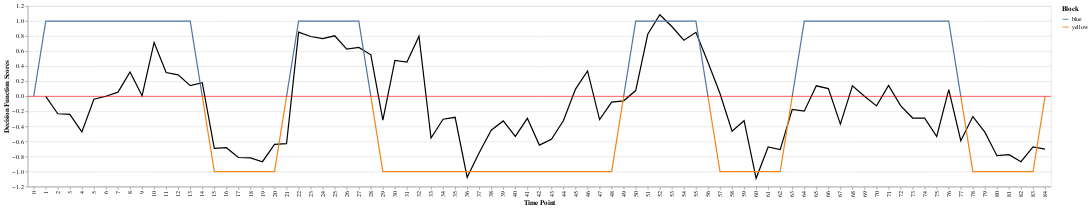

The code cell stored with this chart in its notebook:
### Code cell
chart_final = alt.Chart().mark_line().encode(

)
for block_type in viz_df.BlockType.unique():
  df = viz_df[viz_df['BlockType']==block_type]
  line_color = df.iloc[0,4]
  print(line_color)
  chart_test = alt.Chart(df).mark_line(color=line_color).encode(
      x = alt.X('Timepoint:N',title='Time Point'),
      y= alt.Y('Value:Q'),
      color=alt.Color('Color:N',title='Block')
      )
  chart_final = chart_final + chart_test
chart_scores = alt.Chart(decf_scores_df).mark_line(color='black').encode(
    x=alt.X('TimePoint:N'),
    y=alt.Y('decf_scores:Q',title='Decision Function Scores')
)
band1 = alt.Chart(pd.DataFrame({'y': [0]})).mark_rule(color='red').encode(y='y')
final_chart = chart_scores + chart_final + band1
final_chart

### Figure 1 — Vega-Lite specification as saved in the notebook (floating-point values rounded to 4 significant figures)
{"config": {"view": {"continuousWidth": 400, "continuousHeight": 300}}, "layer": [{"data": {"name": "data-75df86fa79a1fe48c01bbd64c6c37376"}, "mark": {"type": "line", "color": "black"}, "encoding": {"x": {"field": "TimePoint", "type": "nominal"}, "y": {"field": "decf_scores", "title": "Decision Function Scores", "type": "quantitative"}}}, {"layer": [{"data": {"name": "empty"}, "mark": "line", "encoding": {}}, {"data": {"name": "data-8006d65bff96a065f338f603f6adcf27"}, "mark": {"type": "line", "color": "blue"}, "encoding": {"color": {"field": "Color", "title": "Block", "type": "nominal"}, "x": {"field": "Timepoint", "title": "Time Point", "type": "nominal"}, "y": {"field": "Value", "type": "quantitative"}}}, {"data": {"name": "data-07687af63a401205b4700a7470f415ac"}, "mark": {"type": "line", "color": "yellow"}, "encoding": {"color": {"field": "Color", "title": "Block", "type": "nominal"}, "x": {"field": "Timepoint", "title": "Time Point", "type": "nominal"}, "y": {"field": "Value", "type": "quantitative"}}}, {"data": {"name": "data-e0e12b7f73be3c0d0d7e1dcd01e61087"}, "mark": {"type": "line", "color": "blue"}, "encoding": {"color": {"field": "Color", "title": "Block", "type": "nominal"}, "x": {"field": "Timepoint", "title": "Time Point", "type": "nominal"}, "y": {"field": "Value", "type": "quantitative"}}}, {"data": {"name": "data-e147a83c5243f39b6b65dff9e7579e49"}, "mark": {"type": "line", "color": "yellow"}, "encoding": {"color": {"field": "Color", "title": "Block", "type": "nominal"}, "x": {"field": "Timepoint", "title": "Time Point", "type": "nominal"}, "y": {"field": "Value", "type": "quantitative"}}}, {"data": {"name": "data-8d4ebf18f4f04a7f44a673fb7d862e52"}, "mark": {"type": "line", "color": "blue"}, "encoding": {"color": {"field": "Color", "title": "Block", "type": "nominal"}, "x": {"field": "Timepoint", "title": "Time Point", "type": "nominal"}, "y": {"field": "Value", "type": "quantitative"}}}, {"data": {"name": "data-0a7eeccbbaf87924b9e51e96380547cc"}, "mark": {"type": "line", "color": "yellow"}, "encoding": {"color": {"field": "Color", "title": "Block", "type": "nominal"}, "x": {"field": "Timepoint", "title": "Time Point", "type": "nominal"}, "y": {"field": "Value", "type": "quantitative"}}}, {"data": {"name": "data-9b61548f409ec5b0280d1d8b7dac402e"}, "mark": {"type": "line", "color": "blue"}, "encoding": {"color": {"field": "Color", "title": "Block", "type": "nominal"}, "x": {"field": "Timepoint", "title": "Time Point", "type": "nominal"}, "y": {"field": "Value", "type": "quantitative"}}}, {"data": {"name": "data-3617d84aeecf103034ff76b7f0dd3389"}, "mark": {"type": "line", "color": "yellow"}, "encoding": {"color": {"field": "Color", "title": "Block", "type": "nominal"}, "x": {"field": "Timepoint", "title": "Time Point", "type": "nominal"}, "y": {"field": "Value", "type": "quantitative"}}}, {"data": {"name": "data-a496b39eaea3482de4b0b91453a71a61"}, "mark": {"type": "line", "color": "blue"}, "encoding": {"color": {"field": "Color", "title": "Block", "type": "nominal"}, "x": {"field": "Timepoint", "title": "Time Point", "type": "nominal"}, "y": {"field": "Value", "type": "quantitative"}}}]}, {"data": {"name": "data-06fd9f850666401b4599de5588b60692"}, "mark": {"type": "rule", "color": "red"}, "encoding": {"y": {"field": "y", "type": "quantitative"}}}], "$schema": "https://vega.github.io/schema/vega-lite/v4.17.0.json", "datasets": {"data-75df86fa79a1fe48c01bbd64c6c37376": [{"decf_scores": -0.001181, "TimePoint": 1}, {"decf_scores": -0.2314, "TimePoint": 2}, {"decf_scores": -0.2409, "TimePoint": 3}, {"decf_scores": -0.4721, "TimePoint": 4}, {"decf_scores": -0.03831, "TimePoint": 5}, {"decf_scores": 0.0005953, "TimePoint": 6}, {"decf_scores": 0.05504, "TimePoint": 7}, {"decf_scores": 0.3248, "TimePoint": 8}, {"decf_scores": 0.007859, "TimePoint": 9}, {"decf_scores": 0.7154, "TimePoint": 10}, {"decf_scores": 0.3169, "TimePoint": 11}, {"decf_scores": 0.2861, "TimePoint": 12}, {"decf_scores": 0.1413, "TimePoint": 13}, {"decf_scores": 0.181, "TimePoint": 14}, {"decf_scores": -0.6922, "TimePoint": 15}, {"decf_scores": -0.6825, "TimePoint": 16}, {"decf_scores": -0.813, "TimePoint": 17}, {"decf_scores": -0.8178, "TimePoint": 18}, {"decf_scores": -0.869, "TimePoint": 19}, {"decf_scores": -0.6397, "TimePoint": 20}, {"decf_scores": -0.6297, "TimePoint": 21}, {"decf_scores": 0.8538, "TimePoint": 22}, {"decf_scores": 0.7952, "TimePoint": 23}, {"decf_scores": 0.7671, "TimePoint": 24}, {"decf_scores": 0.8044, "TimePoint": 25}, {"decf_scores": 0.627, "TimePoint": 26}, {"decf_scores": 0.6488, "TimePoint": 27}, {"decf_scores": 0.5517, "TimePoint": 28}, {"decf_scores": -0.3166, "TimePoint": 29}, {"decf_scores": 0.4767, "TimePoint": 30}, {"decf_scores": 0.4563, "TimePoint": 31}, {"decf_scores": 0.7984, "TimePoint": 32}, {"decf_scores": -0.5543, "TimePoint": 33}, {"decf_scores": -0.3051, "TimePoint": 34}, {"decf_scores": -0.2786, "TimePoint": 35}, {"decf_scores": -1.077, "TimePoint": 36}, {"decf_scores": -0.7509, "TimePoint": 37}, {"decf_scores": -0.4508, "TimePoint": 38}, {"decf_scores": -0.3272, "TimePoint": 39}, {"decf_scores": -0.5329, "TimePoint": 40}, {"decf_scores": -0.2928, "TimePoint": 41}, {"decf_scores": -0.6483, "TimePoint": 42}, {"decf_scores": -0.5704, "TimePoint": 43}, {"decf_scores": -0.3225, "TimePoint": 44}, {"decf_scores": 0.09547, "TimePoint": 45}, {"decf_scores": 0.3382, "TimePoint": 46}, {"decf_scores": -0.3092, "TimePoint": 47}, {"decf_scores": -0.07605, "TimePoint": 48}, {"decf_scores": -0.05982, "TimePoint": 49}, {"decf_scores": 0.07634, "TimePoint": 50}, {"decf_scores": 0.8247, "TimePoint": 51}, {"decf_scores": 1.084, "TimePoint": 52}, {"decf_scores": 0.9277, "TimePoint": 53}, {"decf_scores": 0.7455, "TimePoint": 54}, {"decf_scores": 0.8507, "TimePoint": 55}, {"decf_scores": 0.4523, "TimePoint": 56}, {"decf_scores": 0.03757, "TimePoint": 57}, {"decf_scores": -0.4643, "TimePoint": 58}, {"decf_scores": -0.3242, "TimePoint": 59}, {"decf_scores": -1.089, "TimePoint": 60}, {"decf_scores": -0.6737, "TimePoint": 61}, {"decf_scores": -0.7085, "TimePoint": 62}, {"decf_scores": -0.1738, "TimePoint": 63}, {"decf_scores": -0.1973, "TimePoint": 64}, {"decf_scores": 0.1398, "TimePoint": 65}, {"decf_scores": 0.1024, "TimePoint": 66}, {"decf_scores": -0.3702, "TimePoint": 67}, {"decf_scores": 0.1389, "TimePoint": 68}, {"decf_scores": 0.0005582, "TimePoint": 69}, {"decf_scores": -0.1276, "TimePoint": 70}, {"decf_scores": 0.1441, "TimePoint": 71}, {"decf_scores": -0.1227, "TimePoint": 72}, {"decf_scores": -0.2885, "TimePoint": 73}, {"decf_scores": -0.2895, "TimePoint": 74}, {"decf_scores": -0.5336, "TimePoint": 75}, {"decf_scores": 0.09022, "TimePoint": 76}, {"decf_scores": -0.5894, "TimePoint": 77}, {"decf_scores": -0.2687, "TimePoint": 78}, {"decf_scores": -0.4761, "TimePoint": 79}, {"decf_scores": -0.7893, "TimePoint": 80}, {"decf_scores": -0.7761, "TimePoint": 81}, {"decf_scores": -0.8695, "TimePoint": 82}, {"decf_scores": -0.6709, "TimePoint": 83}, {"decf_scores": -0.702, "TimePoint": 84}], "empty": [{}], "data-8006d65bff96a065f338f603f6adcf27": [{"BlockType": "Increase_1", "Timepoint": 0, "Value": 0, "Block": "Increase", "Color": "blue"}, {"BlockType": "Increase_1", "Timepoint": 1, "Value": 1, "Block": "Increase", "Color": "blue"}, {"BlockType": "Increase_1", "Timepoint": 2, "Value": 1, "Block": "Increase", "Color": "blue"}, {"BlockType": "Increase_1", "Timepoint": 3, "Value": 1, "Block": "Increase", "Color": "blue"}, {"BlockType": "Increase_1", "Timepoint": 4, "Value": 1, "Block": "Increase", "Color": "blue"}, {"BlockType": "Increase_1", "Timepoint": 5, "Value": 1, "Block": "Increase", "Color": "blue"}, {"BlockType": "Increase_1", "Timepoint": 6, "Value": 1, "Block": "Increase", "Color": "blue"}, {"BlockType": "Increase_1", "Timepoint": 7, "Value": 1, "Block": "Increase", "Color": "blue"}, {"BlockType": "Increase_1", "Timepoint": 8, "Value": 1, "Block": "Increase", "Color": "blue"}, {"BlockType": "Increase_1", "Timepoint": 9, "Value": 1, "Block": "Increase", "Color": "blue"}, {"BlockType": "Increase_1", "Timepoint": 10, "Value": 1, "Block": "Increase", "Color": "blue"}, {"BlockType": "Increase_1", "Timepoint": 11, "Value": 1, "Block": "Increase", "Color": "blue"}, {"BlockType": "Increase_1", "Timepoint": 12, "Value": 1, "Block": "Increase", "Color": "blue"}, {"BlockType": "Increase_1", "Timepoint": 13, "Value": 1, "Block": "Increase", "Color": "blue"}, {"BlockType": "Increase_1", "Timepoint": 13, "Value": 1, "Block": "Increase", "Color": "blue"}, {"BlockType": "Increase_1", "Timepoint": 14, "Value": 0, "Block": "Increase", "Color": "blue"}], "data-07687af63a401205b4700a7470f415ac": [{"BlockType": "Decrease_1", "Timepoint": 14, "Value": 0, "Block": "Decrease", "Color": "yellow"}, {"BlockType": "Decrease_1", "Timepoint": 15, "Value": -1, "Block": "Decrease", "Color": "yellow"}, {"BlockType": "Decrease_1", "Timepoint": 16, "Value": -1, "Block": "Decrease", "Color": "yellow"}, {"BlockType": "Decrease_1", "Timepoint": 17, "Value": -1, "Block": "Decrease", "Color": "yellow"}, {"BlockType": "Decrease_1", "Timepoint": 18, "Value": -1, "Block": "Decrease", "Color": "yellow"}, {"BlockType": "Decrease_1", "Timepoint": 19, "Value": -1, "Block": "Decrease", "Color": "yellow"}, {"BlockType": "Decrease_1", "Timepoint": 20, "Value": -1, "Block": "Decrease", "Color": "yellow"}, {"BlockType": "Decrease_1", "Timepoint": 20, "Value": -1, "Block": "Decrease", "Color": "yellow"}, {"BlockType": "Decrease_1", "Timepoint": 21, "Value": 0, "Block": "Decrease", "Color": "yellow"}], "data-e0e12b7f73be3c0d0d7e1dcd01e61087": [{"BlockType": "Increase_2", "Timepoint": 21, "Value": 0, "Block": "Increase", "Color": "blue"}, {"BlockType": "Increase_2", "Timepoint": 22, "Value": 1, "Block": "Increase", "Color": "blue"}, {"BlockType": "Increase_2", "Timepoint": 23, "Value": 1, "Block": "Increase", "Color": "blue"}, {"BlockType": "Increase_2", "Timepoint": 24, "Value": 1, "Block": "Increase", "Color": "blue"}, {"BlockType": "Increase_2", "Timepoint": 25, "Value": 1, "Block": "Increase", "Color": "blue"}, {"BlockType": "Increase_2", "Timepoint": 26, "Value": 1, "Block": "Increase", "Color": "blue"}, {"BlockType": "Increase_2", "Timepoint": 27, "Value": 1, "Block": "Increase", "Color": "blue"}, {"BlockType": "Increase_2", "Timepoint": 27, "Value": 1, "Block": "Increase", "Color": "blue"}, {"BlockType": "Increase_2", "Timepoint": 28, "Value": 0, "Block": "Increase", "Color": "blue"}], "data-e147a83c5243f39b6b65dff9e7579e49": [{"BlockType": "Decrease_2", "Timepoint": 28, "Value": 0, "Block": "Decrease", "Color": "yellow"}, {"BlockType": "Decrease_2", "Timepoint": 29, "Value": -1, "Block": "Decrease", "Color": "yellow"}, {"BlockType": "Decrease_2", "Timepoint": 30, "Value": -1, "Block": "Decrease", "Color": "yellow"}, {"BlockType": "Decrease_2", "Timepoint": 31, "Value": -1, "Block": "Decrease", "Color": "yellow"}, {"BlockType": "Decrease_2", "Timepoint": 32, "Value": -1, "Block": "Decrease", "Color": "yellow"}, {"BlockType": "Decrease_2", "Timepoint": 33, "Value": -1, "Block": "Decrease", "Color": "yellow"}, {"BlockType": "Decrease_2", "Timepoint": 34, "Value": -1, "Block": "Decrease", "Color": "yellow"}, {"BlockType": "Decrease_2", "Timepoint": 35, "Value": -1, "Block": "Decrease", "Color": "yellow"}, {"BlockType": "Decrease_2", "Timepoint": 36, "Value": -1, "Block": "Decrease", "Color": "yellow"}, {"BlockType": "Decrease_2", "Timepoint": 37, "Value": -1, "Block": "Decrease", "Color": "yellow"}, {"BlockType": "Decrease_2", "Timepoint": 38, "Value": -1, "Block": "Decrease", "Color": "yellow"}, {"BlockType": "Decrease_2", "Timepoint": 39, "Value": -1, "Block": "Decrease", "Color": "yellow"}, {"BlockType": "Decrease_2", "Timepoint": 40, "Value": -1, "Block": "Decrease", "Color": "yellow"}, {"BlockType": "Decrease_2", "Timepoint": 41, "Value": -1, "Block": "Decrease", "Color": "yellow"}, {"BlockType": "Decrease_2", "Timepoint": 42, "Value": -1, "Block": "Decrease", "Color": "yellow"}, {"BlockType": "Decrease_2", "Timepoint": 43, "Value": -1, "Block": "Decrease", "Color": "yellow"}, {"BlockType": "Decrease_2", "Timepoint": 44, "Value": -1, "Block": "Decrease", "Color": "yellow"}, {"BlockType": "Decrease_2", "Timepoint": 45, "Value": -1, "Block": "Decrease", "Color": "yellow"}, {"BlockType": "Decrease_2", "Timepoint": 46, "Value": -1, "Block": "Decrease", "Color": "yellow"}, {"BlockType": "Decrease_2", "Timepoint": 47, "Value": -1, "Block": "Decrease", "Color": "yellow"}, {"BlockType": "Decrease_2", "Timepoint": 48, "Value": -1, "Block": "Decrease", "Color": "yellow"}, {"BlockType": "Decrease_2", "Timepoint": 48, "Value": -1, "Block": "Decrease", "Color": "yellow"}, {"BlockType": "Decrease_2", "Timepoint": 49, "Value": 0, "Block": "Decrease", "Color": "yellow"}], "data-8d4ebf18f4f04a7f44a673fb7d862e52": [{"BlockType": "Increase_3", "Timepoint": 49, "Value": 0, "Block": "Increase", "Color": "blue"}, {"BlockType": "Increase_3", "Timepoint": 50, "Value": 1, "Block": "Increase", "Color": "blue"}, {"BlockType": "Increase_3", "Timepoint": 51, "Value": 1, "Block": "Increase", "Color": "blue"}, {"BlockType": "Increase_3", "Timepoint": 52, "Value": 1, "Block": "Increase", "Color": "blue"}, {"BlockType": "Increase_3", "Timepoint": 53, "Value": 1, "Block": "Increase", "Color": "blue"}, {"BlockType": "Increase_3", "Timepoint": 54, "Value": 1, "Block": "Increase", "Color": "blue"}, {"BlockType": "Increase_3", "Timepoint": 55, "Value": 1, "Block": "Increase", "Color": "blue"}, {"BlockType": "Increase_3", "Timepoint": 55, "Value": 1, "Block": "Increase", "Color": "blue"}, {"BlockType": "Increase_3", "Timepoint": 56, "Value": 0, "Block": "Increase", "Color": "blue"}], "data-0a7eeccbbaf87924b9e51e96380547cc": [{"BlockType": "Decrease_3", "Timepoint": 56, "Value": 0, "Block": "Decrease", "Color": "yellow"}, {"BlockType": "Decrease_3", "Timepoint": 57, "Value": -1, "Block": "Decrease", "Color": "yellow"}, {"BlockType": "Decrease_3", "Timepoint": 58, "Value": -1, "Block": "Decrease", "Color": "yellow"}, {"BlockType": "Decrease_3", "Timepoint": 59, "Value": -1, "Block": "Decrease", "Color": "yellow"}, {"BlockType": "Decrease_3", "Timepoint": 60, "Value": -1, "Block": "Decrease", "Color": "yellow"}, {"BlockType": "Decrease_3", "Timepoint": 61, "Value": -1, "Block": "Decrease", "Color": "yellow"}, {"BlockType": "Decrease_3", "Timepoint": 62, "Value": -1, "Block": "Decrease", "Color": "yellow"}, {"BlockType": "Decrease_3", "Timepoint": 62, "Value": -1, "Block": "Decrease", "Color": "yellow"}, {"BlockType": "Decrease_3", "Timepoint": 63, "Value": 0, "Block": "Decrease", "Color": "yellow"}], "data-9b61548f409ec5b0280d1d8b7dac402e": [{"BlockType": "Increase_4", "Timepoint": 63, "Value": 0, "Block": "Increase", "Color": "blue"}, {"BlockType": "Increase_4", "Timepoint": 64, "Value": 1, "Block": "Increase", "Color": "blue"}, {"BlockType": "Increase_4", "Timepoint": 65, "Value": 1, "Block": "Increase", "Color": "blue"}, {"BlockType": "Increase_4", "Timepoint": 66, "Value": 1, "Block": "Increase", "Color": "blue"}, {"BlockType": "Increase_4", "Timepoint": 67, "Value": 1, "Block": "Increase", "Color": "blue"}, {"BlockType": "Increase_4", "Timepoint": 68, "Value": 1, "Block": "Increase", "Color": "blue"}, {"BlockType": "Increase_4", "Timepoint": 69, "Value": 1, "Block": "Increase", "Color": "blue"}, {"BlockType": "Increase_4", "Timepoint": 70, "Value": 1, "Block": "Increase", "Color": "blue"}, {"BlockType": "Increase_4", "Timepoint": 71, "Value": 1, "Block": "Increase", "Color": "blue"}, {"BlockType": "Increase_4", "Timepoint": 72, "Value": 1, "Block": "Increase", "Color": "blue"}, {"BlockType": "Increase_4", "Timepoint": 73, "Value": 1, "Block": "Increase", "Color": "blue"}, {"BlockType": "Increase_4", "Timepoint": 74, "Value": 1, "Block": "Increase", "Color": "blue"}, {"BlockType": "Increase_4", "Timepoint": 75, "Value": 1, "Block": "Increase", "Color": "blue"}, {"BlockType": "Increase_4", "Timepoint": 76, "Value": 1, "Block": "Increase", "Color": "blue"}, {"BlockType": "Increase_4", "Timepoint": 76, "Value": 1, "Block": "Increase", "Color": "blue"}, {"BlockType": "Increase_4", "Timepoint": 77, "Value": 0, "Block": "Increase", "Color": "blue"}], "data-3617d84aeecf103034ff76b7f0dd3389": [{"BlockType": "Decrease_4", "Timepoint": 77, "Value": 0, "Block": "Decrease", "Color": "yellow"}, {"BlockType": "Decrease_4", "Timepoint": 78, "Value": -1, "Block": "Decrease", "Color": "yellow"}, {"BlockType": "Decrease_4", "Timepoint": 79, "Value": -1, "Block": "Decrease", "Color": "yellow"}, {"BlockType": "Decrease_4", "Timepoint": 80, "Value": -1, "Block": "Decrease", "Color": "yellow"}, {"BlockType": "Decrease_4", "Timepoint": 81, "Value": -1, "Block": "Decrease", "Color": "yellow"}, {"BlockType": "Decrease_4", "Timepoint": 82, "Value": -1, "Block": "Decrease", "Color": "yellow"}, {"BlockType": "Decrease_4", "Timepoint": 83, "Value": -1, "Block": "Decrease", "Color": "yellow"}, {"BlockType": "Decrease_4", "Timepoint": 83, "Value": -1, "Block": "Decrease", "Color": "yellow"}, {"BlockType": "Decrease_4", "Timepoint": 84, "Value": 0, "Block": "Decrease", "Color": "yellow"}], "data-a496b39eaea3482de4b0b91453a71a61": [{"BlockType": "Increase_5", "Timepoint": 84, "Value": 0, "Block": "Increase", "Color": "blue"}], "data-06fd9f850666401b4599de5588b60692": [{"y": 0}]}}
